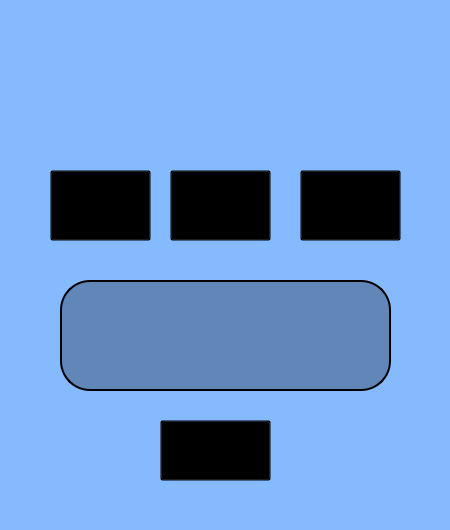
<?xml version="1.0" encoding="UTF-8"?>
<ui version="4.0">
 <class>Form</class>
 <widget class="QWidget" name="Form">
  <property name="geometry">
   <rect>
    <x>0</x>
    <y>0</y>
    <width>450</width>
    <height>530</height>
   </rect>
  </property>
  <property name="minimumSize">
   <size>
    <width>450</width>
    <height>530</height>
   </size>
  </property>
  <property name="maximumSize">
   <size>
    <width>450</width>
    <height>530</height>
   </size>
  </property>
  <property name="windowTitle">
   <string>Form</string>
  </property>
  <property name="styleSheet">
   <string notr="true">background-color:rgb(134, 186, 255);</string>
  </property>
  <widget class="QPushButton" name="btn_pedra">
   <property name="geometry">
    <rect>
     <x>50</x>
     <y>170</y>
     <width>101</width>
     <height>71</height>
    </rect>
   </property>
   <property name="styleSheet">
    <string notr="true">background-color: transparent;</string>
   </property>
   <property name="text">
    <string/>
   </property>
   <property name="icon">
    <iconset>
     <normaloff>../img/rock.png</normaloff>../img/rock.png</iconset>
   </property>
   <property name="iconSize">
    <size>
     <width>64</width>
     <height>64</height>
    </size>
   </property>
  </widget>
  <widget class="QPushButton" name="btn_papel">
   <property name="geometry">
    <rect>
     <x>170</x>
     <y>170</y>
     <width>101</width>
     <height>71</height>
    </rect>
   </property>
   <property name="styleSheet">
    <string notr="true">background-color: transparent;</string>
   </property>
   <property name="text">
    <string/>
   </property>
   <property name="icon">
    <iconset>
     <normaloff>../img/paper.png</normaloff>../img/paper.png</iconset>
   </property>
   <property name="iconSize">
    <size>
     <width>64</width>
     <height>64</height>
    </size>
   </property>
  </widget>
  <widget class="QPushButton" name="btn_tesoura">
   <property name="geometry">
    <rect>
     <x>300</x>
     <y>170</y>
     <width>101</width>
     <height>71</height>
    </rect>
   </property>
   <property name="styleSheet">
    <string notr="true">background-color: transparent;</string>
   </property>
   <property name="text">
    <string/>
   </property>
   <property name="icon">
    <iconset>
     <normaloff>../img/scissors.png</normaloff>../img/scissors.png</iconset>
   </property>
   <property name="iconSize">
    <size>
     <width>64</width>
     <height>64</height>
    </size>
   </property>
  </widget>
  <widget class="QLabel" name="response">
   <property name="geometry">
    <rect>
     <x>60</x>
     <y>280</y>
     <width>331</width>
     <height>111</height>
    </rect>
   </property>
   <property name="font">
    <font>
     <pointsize>16</pointsize>
     <weight>75</weight>
     <bold>true</bold>
    </font>
   </property>
   <property name="styleSheet">
    <string notr="true">background:rgba(0,0,0,0.28);
border: 2px solid black;
border-radius: 30px;</string>
   </property>
   <property name="text">
    <string/>
   </property>
   <property name="alignment">
    <set>Qt::AlignCenter</set>
   </property>
  </widget>
  <widget class="QPushButton" name="btn_reset">
   <property name="geometry">
    <rect>
     <x>160</x>
     <y>420</y>
     <width>111</width>
     <height>61</height>
    </rect>
   </property>
   <property name="font">
    <font>
     <family>MS Shell Dlg 2</family>
     <pointsize>8</pointsize>
    </font>
   </property>
   <property name="styleSheet">
    <string notr="true">background-color: transparent;</string>
   </property>
   <property name="text">
    <string/>
   </property>
   <property name="icon">
    <iconset>
     <normaloff>../img/back.png</normaloff>../img/back.png</iconset>
   </property>
   <property name="iconSize">
    <size>
     <width>64</width>
     <height>64</height>
    </size>
   </property>
  </widget>
  <widget class="QLabel" name="wrapper">
   <property name="geometry">
    <rect>
     <x>0</x>
     <y>0</y>
     <width>450</width>
     <height>530</height>
    </rect>
   </property>
   <property name="text">
    <string/>
   </property>
  </widget>
  <zorder>wrapper</zorder>
  <zorder>btn_pedra</zorder>
  <zorder>btn_papel</zorder>
  <zorder>btn_tesoura</zorder>
  <zorder>response</zorder>
  <zorder>btn_reset</zorder>
 </widget>
 <resources/>
 <connections/>
</ui>
